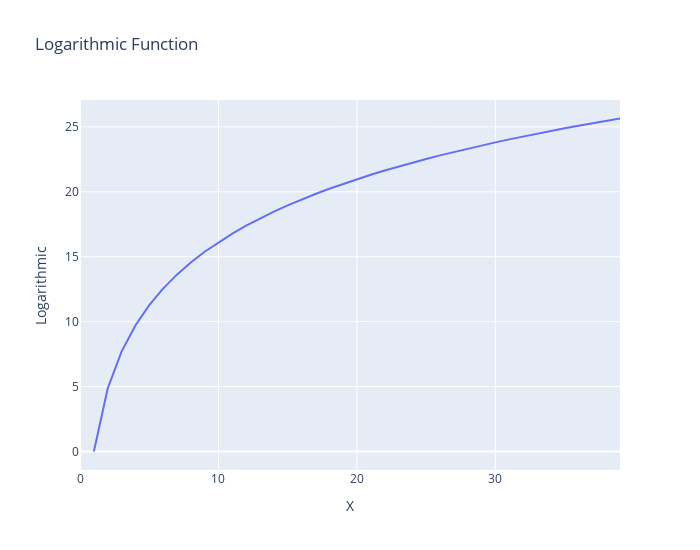

Notebook source saved alongside this figure:
### Code cell
fig = px.line(df, x="X", y="Logarithmic",width=700, height=550, title='Logarithmic Function')
fig.show()

### Figure 1 — Plotly figure (JSON) as saved in the notebook; plotly's stock layout.template omitted (floating-point values rounded to 4 significant figures)
{"data": [{"hovertemplate": "X=%{x}<br>Logarithmic=%{y}<extra></extra>", "legendgroup": "", "line": {"color": "#636efa", "dash": "solid"}, "mode": "lines", "name": "", "orientation": "v", "showlegend": false, "type": "scatter", "x": [0, 1, 2, 3, 4, 5, 6, 7, 8, 9, 10, 11, 12, 13, 14, 15, 16, 17, 18, 19, 20, 21, 22, 23, 24, 25, 26, 27, 28, 29, 30, 31, 32, 33, 34, 35, 36, 37, 38, 39], "xaxis": "x", "y": [null, 0, 4.852, 7.69, 9.704, 11.27, 12.54, 13.62, 14.56, 15.38, 16.12, 16.79, 17.39, 17.95, 18.47, 18.96, 19.41, 19.83, 20.23, 20.61, 20.97, 21.31, 21.64, 21.95, 22.25, 22.53, 22.81, 23.07, 23.33, 23.57, 23.81, 24.04, 24.26, 24.48, 24.68, 24.89, 25.08, 25.28, 25.46, 25.64], "yaxis": "y"}], "layout": {"height": 550, "legend": {"tracegroupgap": 0}, "title": {"text": "Logarithmic Function"}, "width": 700, "xaxis": {"anchor": "y", "autorange": true, "domain": [0, 1], "range": [0, 39], "title": {"text": "X"}, "type": "linear"}, "yaxis": {"anchor": "x", "autorange": true, "domain": [0, 1], "range": [-1.425, 27.07], "title": {"text": "Logarithmic"}, "type": "linear"}}}
